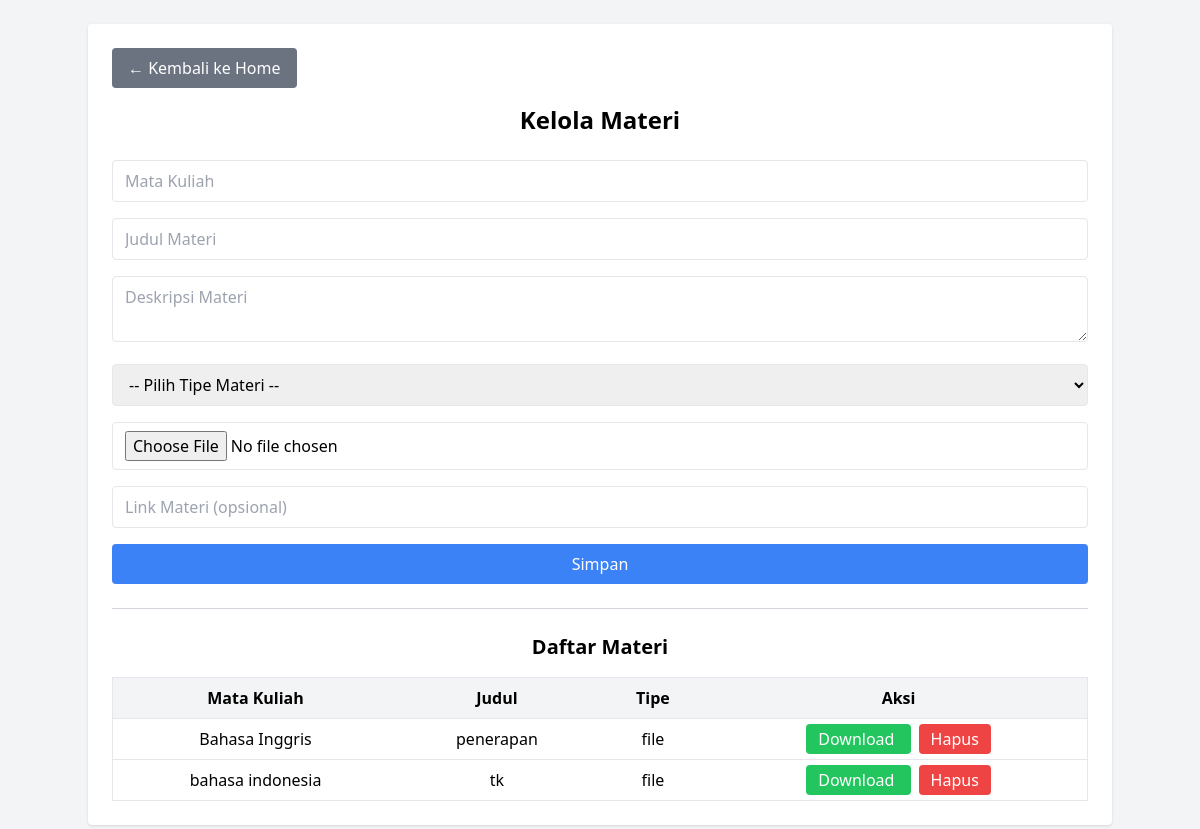
The app's page /dosen/materi, older data.
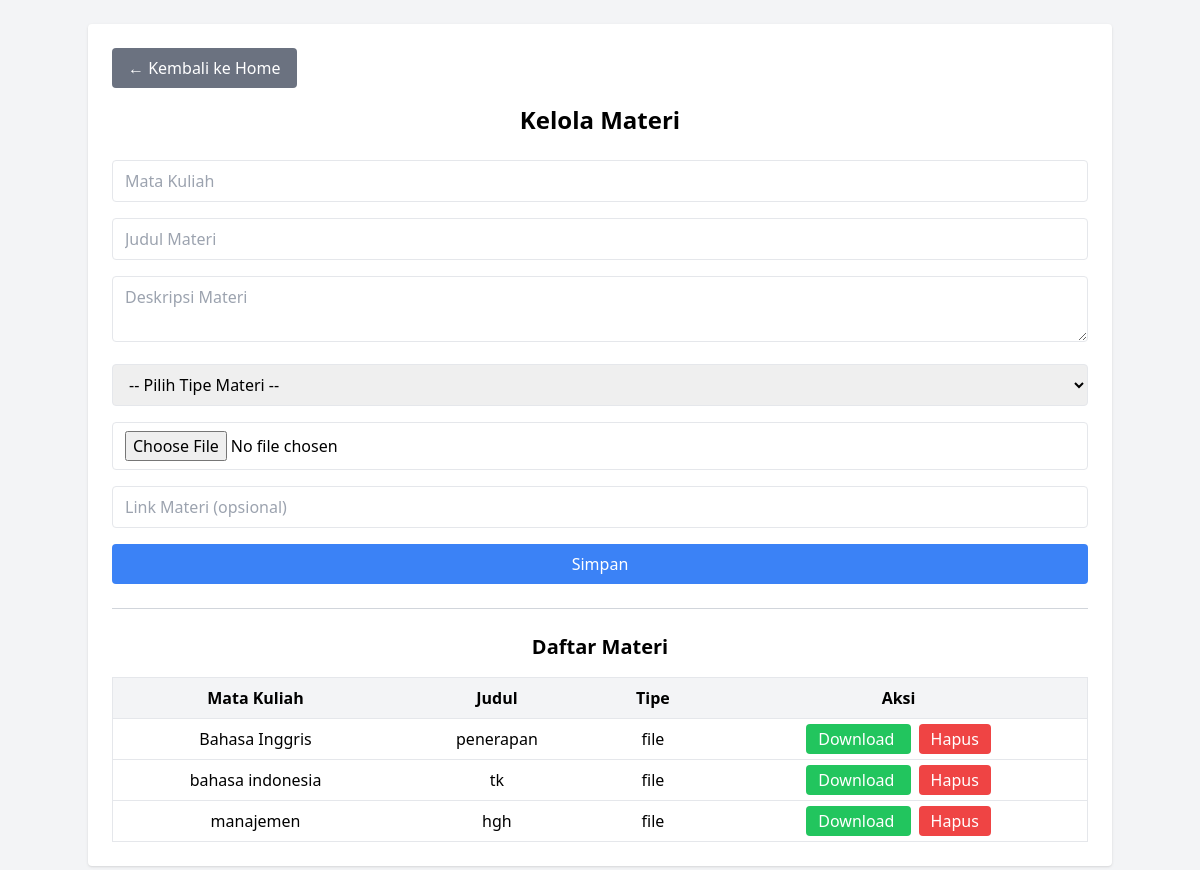
The same page, newer data.
### tables this page shows
CREATE TABLE materi (
    id INTEGER PRIMARY KEY AUTOINCREMENT,
    matakuliah TEXT,
    judul TEXT,
    deskripsi TEXT,
    tipe TEXT,
    file TEXT,
    link TEXT
);

### flask_app/app.py (the view, shortened to what this page needs)
@app.route("/dosen/materi", methods=["GET","POST"])
def dosen_materi():
    conn = get_connection()
    uc = MateriUseCase(MateriRepositorySQLite(conn))
    materi = uc.lihat_semua()
    return render_template("dosen_materi.html", materi=materi)

### application/usecase.py (called while the page is built)
    def lihat_semua(self):
        return self.repo.get_all()

### infrastructure/sqlite_db/conek.py (called while the page is built)
def get_connection():
    conn = sqlite3.connect("materi.db")
    conn.row_factory = sqlite3.Row
    return conn

### infrastructure/sqlite_db/repositories/materi_repository_sqlite.py (called while the page is built)
    def get_all(self):
        return self.conn.execute(
            "SELECT * FROM materi"
        ).fetchall()

### flask_app/templates/dosen_materi.html (shortened to what this page needs)
<!DOCTYPE html>
<html lang="en">
<head>
    <script src="https://cdn.tailwindcss.com"></script>
</head>
<body class="bg-gray-100 min-h-screen p-6">
<div class="max-w-5xl mx-auto bg-white p-6 rounded shadow">
    <div class="mb-4">
        <a href="/"
           class="inline-block bg-gray-500 text-white px-4 py-2 rounded hover:bg-gray-600 transition">
            &larr; Kembali ke Home
        </a>
    </div>
    <h2 class="text-2xl font-bold mb-6 text-center">Kelola Materi</h2>
    <form method="POST" enctype="multipart/form-data" class="space-y-4">
        <input type="text" name="matakuliah" placeholder="Mata Kuliah" required
               class="w-full px-3 py-2 border rounded focus:outline-none focus:ring-2 focus:ring-blue-500">
        <input type="text" name="judul" placeholder="Judul Materi" required
               class="w-full px-3 py-2 border rounded focus:outline-none focus:ring-2 focus:ring-blue-500">
        <textarea name="deskripsi" placeholder="Deskripsi Materi"
                  class="w-full px-3 py-2 border rounded focus:outline-none focus:ring-2 focus:ring-blue-500"></textarea>
        <select name="tipe" required
                class="w-full px-3 py-2 border rounded focus:outline-none focus:ring-2 focus:ring-blue-500">
            <option value="">-- Pilih Tipe Materi --</option>
        </select>
        <input type="file" name="file"
               class="w-full px-3 py-2 border rounded focus:outline-none focus:ring-2 focus:ring-blue-500">
        <input type="url" name="link" placeholder="Link Materi (opsional)"
               class="w-full px-3 py-2 border rounded focus:outline-none focus:ring-2 focus:ring-blue-500">
        <button type="submit"
                class="bg-blue-500 hover:bg-blue-600 text-white px-4 py-2 rounded transition w-full">
            Simpan
        </button>
    </form>
    <hr class="my-6 border-gray-300">
    <h3 class="text-xl font-semibold mb-4 text-center">Daftar Materi</h3>
    <div class="overflow-x-auto">
        <table class="min-w-full border border-gray-200 rounded">
            <thead class="bg-gray-100">
                <tr>
                    <th class="px-4 py-2 border-b">Mata Kuliah</th>
                    <th class="px-4 py-2 border-b">Judul</th>
                    <th class="px-4 py-2 border-b">Tipe</th>
                    <th class="px-4 py-2 border-b">Aksi</th>
                </tr>
            </thead>
            <tbody>
                {% for m in materi %}
                <tr class="text-center hover:bg-gray-50">
                    <td class="px-4 py-2 border-b">{{ m.matakuliah }}</td>
                    <td class="px-4 py-2 border-b">{{ m.judul }}</td>
                    <td class="px-4 py-2 border-b">{{ m.tipe }}</td>
                    <td class="px-4 py-2 border-b space-x-2">
                        {% if m.file %}
                        <a href="/download/{{ m.file }}"
                           class="bg-green-500 hover:bg-green-600 text-white px-3 py-1 rounded transition">
                           Download
                        </a>
                        {% endif %}
                        <a href="/hapus-materi/{{ m.id }}"
                           onclick="return confirm('Yakin ingin hapus materi ini?')"
                           class="bg-red-500 hover:bg-red-600 text-white px-3 py-1 rounded transition">
                           Hapus
                        </a>
                    </td>
                </tr>
                {% endfor %}
            </tbody>
        </table>
    </div>
</div>
</body>
</html>

Row changes from the older to the newer data that the page shows:
added materi: matakuliah "manajemen", judul "hgh", tipe "file"
